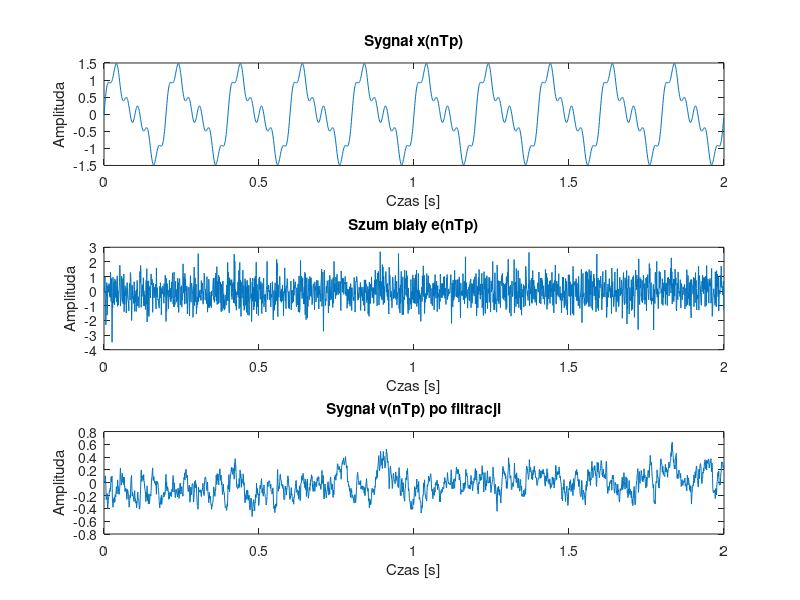
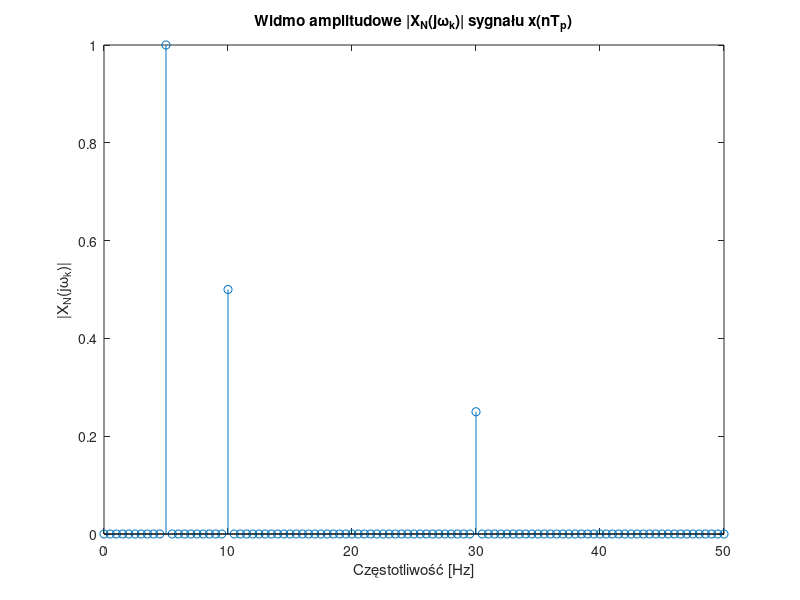
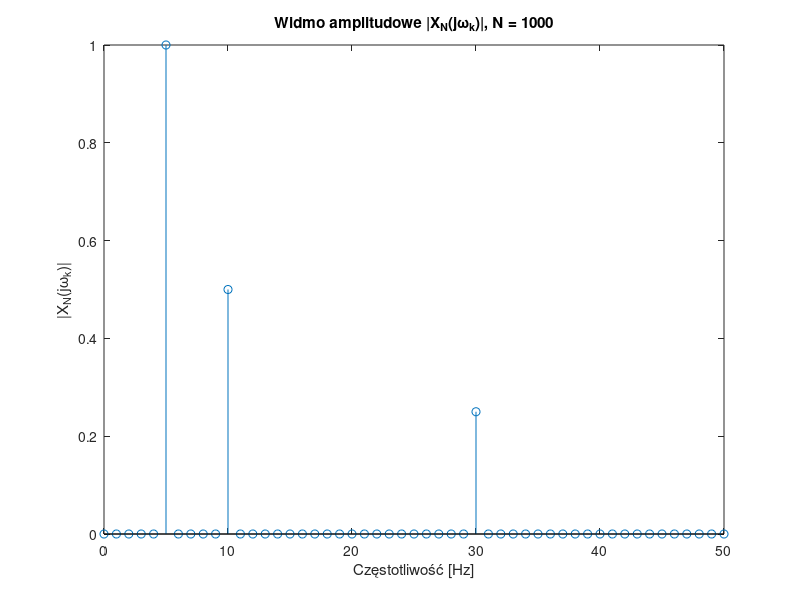
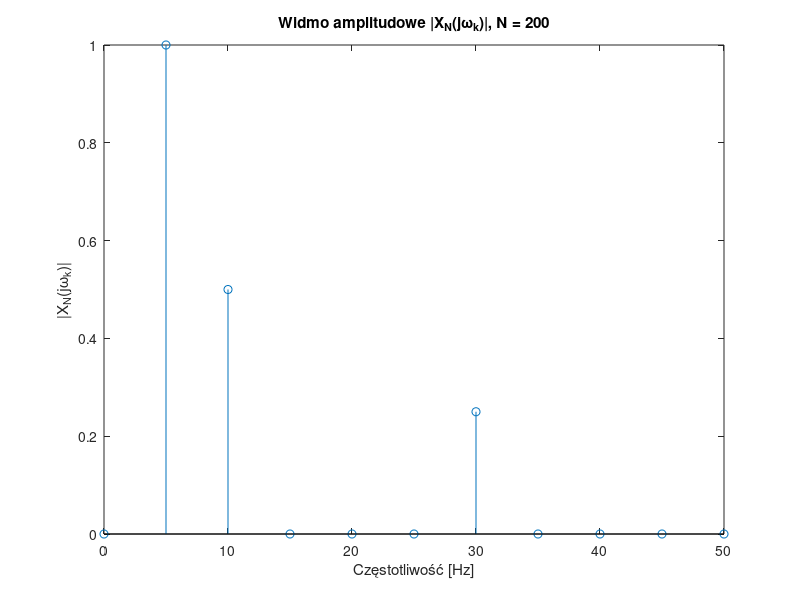

Write MATLAB code to recreate these figures, in order. (Note: this script raises an error after producing the figures.)
% Parametry
% PIERWSZA KROPKA
sigma = sqrt(0.64); % Odchylenie standardowe, przykładowa wartość dla wariancji σ^2 = 0.64
Tp = 0.001; % Okres próbkowania
N = 2000; % Liczba próbek
n = 0:N-1; % Wektor indeksów próbek

% Definicja sygnałów
x = sin(2*pi*5*n*Tp) + 0.5*sin(2*pi*10*n*Tp) + 0.25*sin(2*pi*30*n*Tp); % Sygnał x(nTp)
e = sigma * randn(1, N); % Sygnał e(nTp) - szum biały

% Definicja i zastosowanie filtru
H = tf(0.1, [1 -0.9], Tp); % Dyskretny filtr dolnoprzepustowy H(q^-1)
tn = n*Tp; % Wektor czasu
v = lsim(H, e, tn); % Sygnał v(nTp) po filtracji
% Pierwsza kropka
% Wyświetlenie wykresów
figure;
subplot(3,1,1);
plot(tn, x);
title('Sygnał x(nTp)');
xlabel('Czas [s]');
ylabel('Amplituda');

subplot(3,1,2);
plot(tn, e);
title('Szum biały e(nTp)');
xlabel('Czas [s]');
ylabel('Amplituda');

subplot(3,1,3);
plot(tn, v);
title('Sygnał v(nTp) po filtracji');
xlabel('Czas [s]');
ylabel('Amplituda');
% Druga kropka
% Obliczenie FFT i przeskalowanie
X = fft(x) *2/N;

% Obliczenie modułu i normalizacja widma do wysokości prążków
X_magnitude = abs(X);

% Skala częstotliwości
f = (0:N-1)*(1/(Tp*N));

% Wykreślenie widma amplitudowego
figure;
stem(f, X_magnitude);
title('Widmo amplitudowe |X_N(j\omega_k)| sygnału x(nT_p)');
xlabel('Częstotliwość [Hz]');
ylabel('|X_N(j\omega_k)|');
xlim([0 50]); % Ograniczenie zakresu dla lepszej czytelności
% TRZECIA KROPKA
Tp = 0.001; % Okres próbkowania

% Definicja sygnału x(nTp) dla różnych wartości N
N_values = [1000, 200, 100];

for N = N_values
    n = 0:N-1; % Wektor próbek
    x = sin(2*pi*5*n*Tp) + 0.5*sin(2*pi*10*n*Tp) + 0.25*sin(2*pi*30*n*Tp);
    X = fft(x) *2 /N;
    X_magnitude = abs(X);
    f = (0:N-1)*(1/(Tp*N));

    % Wykreślenie widma amplitudowego
    figure;
    stem(f, X_magnitude);
    title(['Widmo amplitudowe |X_N(j\omega_k)|, N = ' num2str(N)]);
    xlabel('Częstotliwość [Hz]');
    ylabel('|X_N(j\omega_k)|');
    xlim([0 50]);
end
% CZWARA KROPKA
% Parametry
Tp = 0.001; % Okres próbkowania
N = 2000; % Liczba próbek
n = 0:N-1; % Wektor próbek

% Generacja sygnału
x = sin(2*pi*5*n*Tp) + 0.5*sin(2*pi*10*n*Tp) + 0.25*sin(2*pi*30*n*Tp);

% Energia sygnału w czasie
E_time = Tp * sum(x.^2);

% Obliczenie DFT sygnału x
X = fft(x);

% Energia sygnału w dziedzinie częstotliwości (z uwzględnieniem skalowania)
E_freq = (1/(N*Tp)) * sum(abs(X).^2);
% PERSEVALA TWIERDZENIE
% Porównanie energii sygnału w czasie i częstotliwości
fprintf('Energia sygnału w czasie: %f\n', E_time);
fprintf('Energia sygnału w częstotliwości: %f\n', E_freq/1000000);
fprintf('Różnica: %e\n', abs(E_time - E_freq/1000000));
% PIĄTA KROPKA
sigma_2=[0.64, 1.0];
sigma=sqrt(sigma_2);
e1=sigma(1)*randn(1,N);
e2=sigma(2)*randn(1,N);
N=2000;
n=0:N-1;
est_14_e1=(Tp/N)*power(abs(sum(e1.*exp(-complex(0,1)*n.*omega_k))),2);
est_14_e2=(Tp/N)*power(abs(sum(e2.*exp(-complex(0,1)*n.*omega_k))),2);

r_xx = xcorr(e1, 'biased');
okna = [N, round(N/2), round(N/4)];
figure;

for i = 1:length(okna)
    Mw = okna(i);
    w = hamming(Mw)';
    padding = (length(r_xx) - Mw) / 2;
    w_padded = [zeros(1, floor(padding)), w, zeros(1, ceil(padding))];
    r_xx_win = r_xx .* w_padded;
    phi_xx = fft(r_xx_win);
    f = (0:length(phi_xx)-1) / (length(phi_xx)*Tp);
    plot(f, abs(phi_xx));
    hold on;
end
%xlim([0 50])
legend('N', 'N/2', 'N/4');
title('Estymata gęstości widmowej mocy e1(nTp)');

N=2000;
n=0:N-1;
est_14_e1=(Tp/N)*power(abs(sum(e1.*exp(-complex(0,1)*n.*omega_k))),2);
est_14_e2=(Tp/N)*power(abs(sum(e2.*exp(-complex(0,1)*n.*omega_k))),2);

r_xx = xcorr(e2, 'biased');
okna = [N, round(N/2), round(N/4)];
figure;

for i = 1:length(okna)
    Mw = okna(i);
    w = hamming(Mw)';
    padding = (length(r_xx) - Mw) / 2;
    w_padded = [zeros(1, floor(padding)), w, zeros(1, ceil(padding))];
    r_xx_win = r_xx .* w_padded;
    phi_xx = fft(r_xx_win);
    f = (0:length(phi_xx)-1) / (length(phi_xx)*Tp);
    plot(f, abs(phi_xx));
    hold on;
end

legend('N', 'N/2', 'N/4');
title('Estymata gęstości widmowej mocy e2(nTp)');

% Siódma kropka
N=2000;
n=0:N-1;
est_14_v1=(Tp/N)*power(abs(sum(v1.*exp(-complex(0,1)*n.*omega_k))),2);
est_14_v2=(Tp/N)*power(abs(sum(v2.*exp(-complex(0,1)*n.*omega_k))),2);

r_xx2 = xcorr(v1, 'biased')';
r_xx2_u=xcorr(v1, 'unbiased')';
okna = [N];
figure;

for i = 1:length(okna)
    Mw2 = okna(i);
    w2 = hamming(Mw2)';
    padding2 = (length(r_xx) - Mw2) / 2;
    w_padded2 = [zeros(1, floor(padding2)), w2, zeros(1, ceil(padding2))];
    r_xx_win2 = r_xx2 .* w_padded2;
    phi_xx2 = fft(r_xx_win2);
    f2 = (0:length(phi_xx2)-1) / (length(phi_xx2)*Tp);
    plot(f2, abs(phi_xx2));
    hold on;
end
legend('N');
title('Estymata gęstości widmowej mocy v1(nTp)');

figure;

for i = 1:length(okna)
    Mw2 = okna(i);
    w2 = hamming(Mw2)';
    padding2 = (length(r_xx) - Mw2) / 2;
    w_padded2 = [zeros(1, floor(padding2)), w2, zeros(1, ceil(padding2))];
    r_xx_win2 = r_xx2_u .* w_padded2;
    phi_xx2 = fft(r_xx_win2);
    f2 = (0:length(phi_xx2)-1) / (length(phi_xx2)*Tp);
    plot(f2, abs(phi_xx2));
    hold on;
end

legend('N');
title('Estymata gęstości widmowej mocy v2(nTp)');

